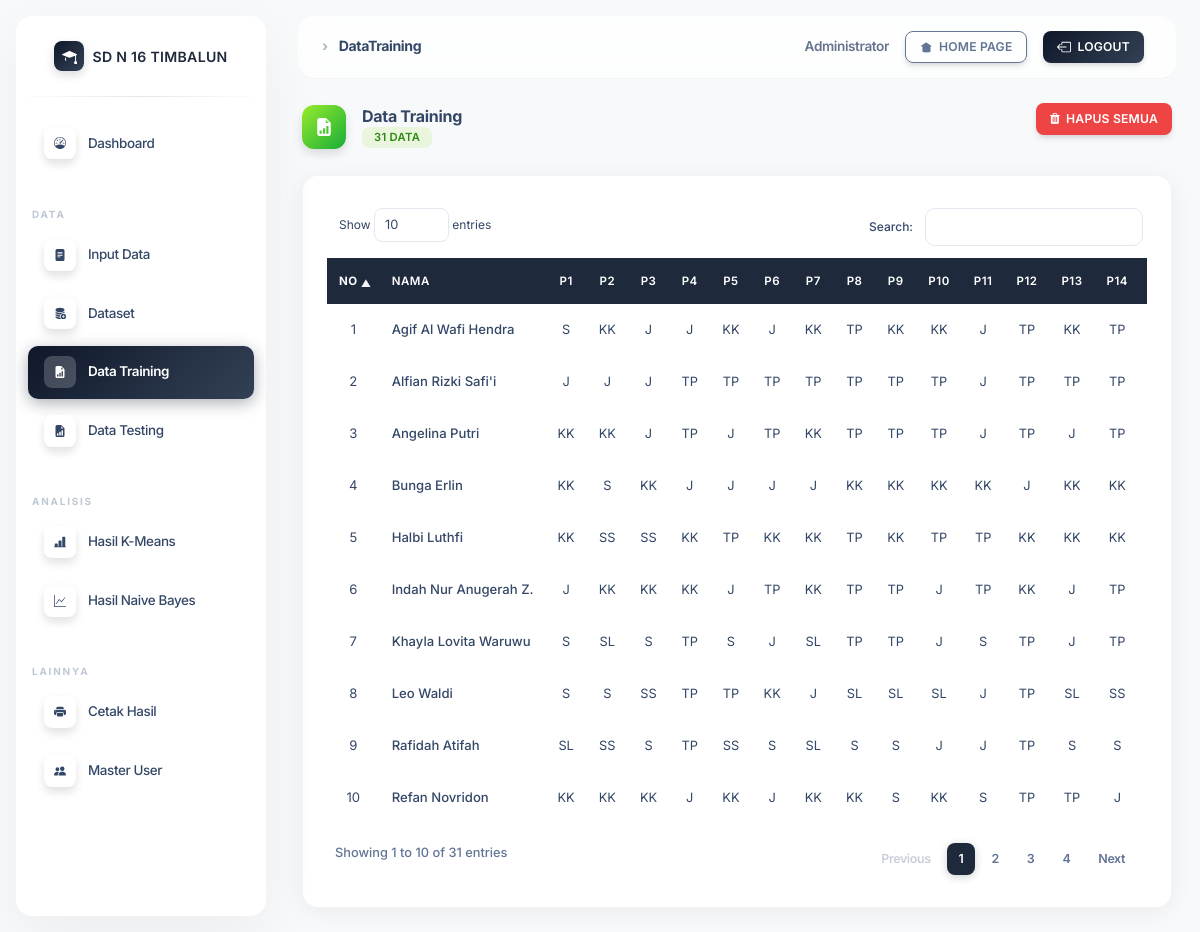
Page /portal/media.php?module=dataTraining (signed in) on the committed database.
### tables this page shows
CREATE TABLE IF NOT EXISTS `dataset_training` (
  `id` int(11) NOT NULL AUTO_INCREMENT,
  `nama` varchar(100) NOT NULL,
  `p1` varchar(20) NOT NULL,
  `p2` varchar(20) NOT NULL,
  `p3` varchar(20) NOT NULL,
  `p4` varchar(20) NOT NULL,
  `p5` varchar(20) NOT NULL,
  `p6` varchar(20) NOT NULL,
  `p7` varchar(20) NOT NULL,
  `p8` varchar(20) NOT NULL,
  `p9` varchar(20) NOT NULL,
  `p10` varchar(20) NOT NULL,
  `p11` varchar(20) NOT NULL,
  `p12` varchar(20) NOT NULL,
  `p13` varchar(20) NOT NULL,
  `p14` varchar(20) NOT NULL,
  `p15` varchar(20) NOT NULL,
  `p16` varchar(20) NOT NULL,
  `p17` varchar(20) NOT NULL,
  `p18` varchar(20) NOT NULL,
  `p19` varchar(20) NOT NULL,
  `p20` varchar(20) NOT NULL,
  `jenisData` enum('training','testing') NOT NULL,
  PRIMARY KEY (`id`)
);

### portal/config/assets.php (called while the page is built, shortened)
<?php
$css = array(
	'assets/css/bootstrap.min.css',
	'assets/css/inter.css',
	'assets/css/animate.css',
	'assets/css/chartist.css',
	'assets/css/datatables.css',
	'assets/css/flag-icon.css',
	'assets/css/feather-icon.css',
	'assets/css/flaticon.css',
	'assets/css/fontawesome.css',
	'assets/css/icofont.css',
	'assets/css/nucleo-icons.css',
	'assets/css/nucleo-svg.css',
	'assets/css/owl.carousel.css',
	'assets/css/soft-ui-dashboard.min3447.css?v=1.0.5',
	'assets/css/themify.css',
	'assets/css/style.css',
);
$breadcrumb = array();
$breadcrumb[] = ['text' => '<i class="fa fa-home"></i>', 'link' => '?'];
$breadcrumb[] = isset($_GET['module']) ? ['text' => ucwords(str_replace("_", " ", $_GET['module'])), 'link' => '?module=' . $_GET['module']] : ['text' => "Dashboard", 'link' => '?'];

### portal/config/function.php (called while the page is built, shortened)
<?php
function jawabanSingkat(string $v): string
{
	$x = strtolower(trim($v));
	$x = str_replace(['_', '-'], ' ', $x);
	$x = preg_replace('/\s+/', ' ', $x);
	return match ($x) {
		'tidak pernah'   => 'TP',
		'jarang'         => 'J',
		'kadang kadang', 'kadang-kadang' => 'KK',
		'sering'         => 'S',
		'sangat sering'  => 'SS',
		'selalu'         => 'SL',
		default => $v,
	};
}

### portal/module/dataTraining/index.php (the view, shortened to what this page needs)
<div class="row">
    <div class="col-sm-12">
        <?php
        include_once __DIR__ . '/../../config/aksi.php';
        $query = mysqli_query($conn, "SELECT * FROM dataset_training WHERE jenisData='training'");
        $totalRows = mysqli_num_rows($query);
        ?>
        <div class="d-flex flex-column flex-md-row align-items-start align-items-md-center justify-content-between mb-4">
            <div class="d-flex align-items-center mb-2 mb-md-0">
                <div class="icon icon-shape icon-gradient-success shadow text-center border-radius-md d-inline-flex align-items-center justify-content-center me-3" style="width:48px;height:48px;">
                </div>
                <div>
                    <h5 class="mb-0" style="font-weight:700;">Data Training</h5>
                    <p class="mb-0" style="font-size:0.78rem;color:#627594;">
                        <span class="badge" style="background:rgba(130,214,22,0.12);color:#2d8a0e;font-size:0.7rem;"><?= $totalRows ?> data</span>
                    </p>
                </div>
            </div>
            <form method="post" action="" class="form-hapus-semua">
                <button type="submit" class="btn btn-danger btn-sm" style="border-radius:10px;">
                    <i class="fa fa-trash me-1"></i>Hapus Semua
                </button>
            </form>
        </div>
        <div class="col-sm-12">
            <div class="card">
                <div class="card-body">
                    <div class="table-responsive p-0">
                        <table class="table table-hover align-middle" id="datatablesDataset">
                            <thead class="table-dark">
                                <tr>
                                    <th scope="col" class="text-center" style="width:50px;">No</th>
                                    <th scope="col">Nama</th>
                                    <?php for ($i = 1; $i <= 20; $i++): ?>
                                        <th scope="col" class="text-center">P<?= $i ?></th>
                                    <?php endfor; ?>
                                </tr>
                            </thead>
                            <tbody>
                                <?php if ($totalRows > 0): ?>
                                    <?php $no = 1; ?>
                                    <?php while ($data = mysqli_fetch_assoc($query)): ?>
                                        <tr>
                                            <td class="text-center"><?= $no++ ?></td>
                                            <td style="font-weight:500;"><?= htmlspecialchars($data['nama'] ?? '', ENT_QUOTES, 'UTF-8') ?></td>
                                            <?php for ($i = 1; $i <= 20; $i++):
                                                $col = "p{$i}";
                                            ?>
                                                <td class="text-center" style="font-size:0.8rem;"><?= htmlspecialchars(jawabanSingkat($data[$col] ?? ''), ENT_QUOTES, 'UTF-8') ?></td>
                                            <?php endfor; ?>
                                        </tr>
                                    <?php endwhile; ?>
                                <?php endif; ?>
                            </tbody>
                        </table>
                    </div>
                </div>
            </div>
        </div>

### portal/media.php (shortened to what this page needs)
<?php
include 'config/assets.php';
include 'config/function.php';
?>
<!DOCTYPE html>
<html lang="en">
<head>
  <?php include 'layout/head.php'; ?>
</head>
<body class="g-sidenav-show  bg-gray-100">
  <?php include 'layout/nav.php'; ?>
  <main id="mainContent" class="main-content position-relative max-height-vh-100 h-100 border-radius-lg ">
    <?php include 'layout/header.php'; ?>
    <div class="container-fluid py-4">
      <?php
      $page = isset($_GET['module']) ? $_GET['module'] : 'dashboard';
      $act = isset($_GET['act']) ? '/' . $_GET['act'] . '.php' : '/index.php';
      $target = 'module/' . $page . $act;
      if (!file_exists($target)) {
        echo "<div class='alert alert-danger'>Halaman tidak ditemukan: $target</div>";
      } else {
        include $target;
      }
      ?>
    </div>
    </div>
    </div>
  </main>
</body>
</html>

### portal/layout/head.php (shortened to what this page needs)
<?php
foreach ($css as $key => $value) {
?>
  <link href="<?= $value ?>" rel="stylesheet" />
<?php
}
?>

### portal/layout/nav.php (shortened to what this page needs)
<aside class="sidenav navbar navbar-vertical navbar-expand-xs border-0 border-radius-xl my-3 fixed-start ms-3 " id="sidenav-main">
  <div class="sidenav-header" style="display: flex; align-items: center; justify-content: center; height: 80px;">
    <a class="navbar-brand m-0 d-flex align-items-center justify-content-center gap-2" href="?" style="padding: 0 !important; margin: 0 !important; display: flex; align-items: center; justify-content: center;">
      <div style="width: 30px; height: 30px; border-radius: 8px; background: var(--gradient-primary, linear-gradient(135deg, #0f172a, #334155)); display: flex; align-items: center; justify-content: center; color: #fff; flex-shrink: 0; box-shadow: 0 4px 10px rgba(15,23,42,0.15);">
      </div>
      <span class="font-weight-bold" style="font-size:0.88rem;letter-spacing:0.3px;text-transform:uppercase;color:var(--fadel-primary, #0f172a); line-height: 1; display: inline-block; padding-top: 2px;"><?php echo "SD N 16 Timbalun" ?></span>
    </a>
  </div>
  <hr class="horizontal dark mt-0">
  <ul class="navbar-nav">
    <?php if (($_SESSION['level'] ?? 'user') === 'admin'): ?>
      <li class="nav-item">
        <a class="nav-link <?php echo !isset($_GET['module']) ? 'active' : '' ?> " href="?">
          <div class="icon icon-shape icon-sm shadow border-radius-md bg-white text-center me-2 d-flex align-items-center justify-content-center">
          </div>
          <span class="nav-link-text ms-1">Dashboard</span>
        </a>
      </li>
      <li class="nav-item mt-3">
        <h6 class="ps-4 ms-2 text-uppercase text-xs font-weight-bolder opacity-6">Data</h6>
      </li>
      <li class="nav-item">
        <a class="nav-link <?php echo ($_GET['module'] ?? '') == 'inputData' ? 'active' : '' ?> " href="?module=inputData">
          <div class="icon icon-shape icon-sm shadow border-radius-md bg-white text-center me-2 d-flex align-items-center justify-content-center">
          </div>
          <span class="nav-link-text ms-1">Input Data</span>
        </a>
      </li>
      <li class="nav-item">
        <a class="nav-link <?php echo ($_GET['module'] ?? '') == 'uploadDataset' ? 'active' : '' ?> " href="?module=uploadDataset">
          <div class="icon icon-shape icon-sm shadow border-radius-md bg-white text-center me-2 d-flex align-items-center justify-content-center">
          </div>
          <span class="nav-link-text ms-1">Dataset</span>
        </a>
      </li>
      <li class="nav-item">
        <a class="nav-link <?php echo ($_GET['module'] ?? '') == 'dataTraining' ? 'active' : '' ?> " href="?module=dataTraining">
          <div class="icon icon-shape icon-sm shadow border-radius-md bg-white text-center me-2 d-flex align-items-center justify-content-center">
          </div>
          <span class="nav-link-text ms-1">Data Training</span>
        </a>
      </li>
      <li class="nav-item">
        <a class="nav-link <?php echo ($_GET['module'] ?? '') == 'dataTesting' ? 'active' : '' ?> " href="?module=dataTesting">
          <div class="icon icon-shape icon-sm shadow border-radius-md bg-white text-center me-2 d-flex align-items-center justify-content-center">
          </div>
          <span class="nav-link-text ms-1">Data Testing</span>
        </a>
      </li>
      <li class="nav-item mt-3">
        <h6 class="ps-4 ms-2 text-uppercase text-xs font-weight-bolder opacity-6">Analisis</h6>
      </li>
      <li class="nav-item">
        <a class="nav-link <?php echo ($_GET['module'] ?? '') == 'hasil_tes' ? 'active' : '' ?> " href="?module=hasil_tes">
          <div class="icon icon-shape icon-sm shadow border-radius-md bg-white text-center me-2 d-flex align-items-center justify-content-center">
            <svg xmlns="http://www.w3.org/2000/svg" width="16" height="16" fill="currentColor" class="bi bi-bar-chart-line-fill" viewBox="0 0 16 16">
              <path d="M11 2a1 1 0 0 1 1-1h2a1 1 0 0 1 1 1v12h.5a.5.5 0 0 1 0 1H.5a.5.5 0 0 1 0-1H1v-3a1 1 0 0 1 1-1h2a1 1 0 0 1 1 1v3h1V7a1 1 0 0 1 1-1h2a1 1 0 0 1 1 1v7h1z" />
            </svg>
          </div>
          <span class="nav-link-text ms-1">Hasil K-Means</span>
        </a>
      </li>
      <li class="nav-item">
        <a class="nav-link <?php echo ($_GET['module'] ?? '') == 'hasil_tes_naive' ? 'active' : '' ?> " href="?module=hasil_tes_naive">
          <div class="icon icon-shape icon-sm shadow border-radius-md bg-white text-center me-2 d-flex align-items-center justify-content-center">
          </div>
          <span class="nav-link-text ms-1">Hasil Naive Bayes</span>
        </a>
      </li>
      <li class="nav-item mt-3">
        <h6 class="ps-4 ms-2 text-uppercase text-xs font-weight-bolder opacity-6">Lainnya</h6>
      </li>
      <li class="nav-item">
        <a class="nav-link <?php echo ($_GET['module'] ?? '') == 'print' ? 'active' : '' ?> " href="module/print/index.php">
          <div class="icon icon-shape icon-sm shadow border-radius-md bg-white text-center me-2 d-flex align-items-center justify-content-center">
          </div>
          <span class="nav-link-text ms-1">Cetak Hasil</span>
        </a>
      </li>
      <li class="nav-item">
        <a class="nav-link <?php echo ($_GET['module'] ?? '') == 'user' ? 'active' : '' ?> " href="?module=user">
          <div class="icon icon-shape icon-sm shadow border-radius-md bg-white text-center me-2 d-flex align-items-center justify-content-center">
          </div>
          <span class="nav-link-text ms-1">Master User</span>
        </a>
      </li>
    <?php endif; ?>
  </ul>
</aside>

### portal/layout/header.php (shortened to what this page needs)
<nav class="navbar navbar-main navbar-expand-lg px-0 mx-4 mt-3 shadow-none border-radius-xl" id="navbarBlur" navbar-scroll="true">
  <div class="container-fluid py-1 px-2 px-md-3">
    <nav aria-label="breadcrumb">
      <h6 class="font-weight-bolder mb-0">
        <?php
        foreach ($breadcrumb as $key => $bread) {
          $bc[] = '<a href="' . $bread['link'] . '" class="' . ($key == count($breadcrumb) - 1 ? 'text-dark' : 'text-secondary') . '" style="font-weight:700;">' . $bread['text'] . '</a>';
        }
        echo implode(" <span class='breadcrumb-separator' style='padding:0 8px;opacity:0.4;'>›</span> ", $bc);
        ?>
      </h6>
    </nav>
    <div class="collapse navbar-collapse mt-sm-0 mt-2 me-md-0 me-sm-4" id="navbar">
      <ul class="navbar-nav ms-auto d-flex align-items-center flex-row flex-md-row">
        <li class="nav-item d-none d-md-flex align-items-center pe-3">
          <a href="#" class="nav-link text-body font-weight-bold px-0" style="font-size:0.85rem; cursor: default;">
            <span class="d-sm-inline d-none"><?php echo htmlspecialchars($_SESSION['nama'] ?? '') ?></span>
          </a>
        </li>
        <li class="nav-item ms-auto ms-md-0 d-flex align-items-center pe-2">
          <a href="../index.php" class="btn btn-sm mb-0 me-2" style="border-radius:10px; border: 1.5px solid #627594; color: #627594; display:inline-flex; align-items:center; gap:6px; padding:5px 14px; font-weight:600; font-size:0.75rem; background:transparent;">
            <span>Home Page</span>
          </a>
        </li>
        <li class="nav-item ms-auto ms-md-0 d-flex align-items-center">
          <a class="btn btn-sm mb-0 me-0 me-md-3" onclick="logout()" style="border-radius:10px;background:var(--gradient-primary,linear-gradient(135deg,#0f172a,#334155));color:#fff;border:none;display:inline-flex;align-items:center;gap:6px;padding:6px 14px;">
            <span>Logout</span>
          </a>
        </li>
      </ul>
    </div>
  </div>
</nav>

### portal/assets/css/nucleo-svg.css (style rules this page uses)
.icon { display:inline-block;color:#111;height:1em;width:1em }
.icon-sm { height:.8em;width:.8em }
.icon { fill:currentColor;stroke:none }

### portal/assets/css/themify.css (style rules this page uses)
[class^="icon-"], [class*=" icon-"] { font-family: 'themify'; speak: none; font-style: normal; font-weight: normal; font-variant: normal; text-transform: none; line-height: 1; -webkit-font-smoothing: antialiased; -moz-osx-font-smoothing: grayscale; *margin-right: .3em; }
[class^="icon-"]:before, [class*=" icon-"]:before { text-decoration: inherit; display: inline-block; speak: none; }
a [class^="icon-"], a [class*=" icon-"] { display: inline; }

### portal/layout/head.php (style rules this page uses)
th { text-align: left; }

### rows in the picture
dataset_training: nama "Agif Al Wafi Hendra", p1 "S", p2 "KK", p3 "J", p4 "J", p5 "KK", p6 "J", p7 "KK", p8 "TP", p9 "KK", p10 "KK", p11 "J", p12 "TP", p13 "KK", p14 "TP"
dataset_training: nama "Alfian Rizki Safi'i", p1 "J", p2 "J", p3 "J", p4 "TP", p5 "TP", p6 "TP", p7 "TP", p8 "TP", p9 "TP", p10 "TP", p11 "J", p12 "TP", p13 "TP", p14 "TP"
dataset_training: nama "Angelina Putri", p1 "KK", p2 "KK", p3 "J", p4 "TP", p5 "J", p6 "TP", p7 "KK", p8 "TP", p9 "TP", p10 "TP", p11 "J", p12 "TP", p13 "J", p14 "TP"
dataset_training: nama "Bunga Erlin", p1 "KK", p2 "S", p3 "KK", p4 "J", p5 "J", p6 "J", p7 "J", p8 "KK", p9 "KK", p10 "KK", p11 "KK", p12 "J", p13 "KK", p14 "KK"
dataset_training: nama "Halbi Luthfi", p1 "KK", p2 "SS", p3 "SS", p4 "KK", p5 "TP", p6 "KK", p7 "KK", p8 "TP", p9 "KK", p10 "TP", p11 "TP", p12 "KK", p13 "KK", p14 "KK"
dataset_training: nama "Indah Nur Anugerah Z.", p1 "J", p2 "KK", p3 "KK", p4 "KK", p5 "J", p6 "TP", p7 "KK", p8 "TP", p9 "TP", p10 "J", p11 "TP", p12 "KK", p13 "J", p14 "TP"
dataset_training: nama "Khayla Lovita Waruwu", p1 "S", p2 "SL", p3 "S", p4 "TP", p5 "S", p6 "J", p7 "SL", p8 "TP", p9 "TP", p10 "J", p11 "S", p12 "TP", p13 "J", p14 "TP"
dataset_training: nama "Leo Waldi", p1 "S", p2 "S", p3 "SS", p4 "TP", p5 "TP", p6 "KK", p7 "J", p8 "SL", p9 "SL", p10 "SL", p11 "J", p12 "TP", p13 "SL", p14 "SS"
dataset_training: nama "Rafidah Atifah", p1 "SL", p2 "SS", p3 "S", p4 "TP", p5 "SS", p6 "S", p7 "SL", p8 "S", p9 "S", p10 "J", p11 "J", p12 "TP", p13 "S", p14 "S"
dataset_training: nama "Refan Novridon", p1 "KK", p2 "KK", p3 "KK", p4 "J", p5 "KK", p6 "J", p7 "KK", p8 "KK", p9 "S", p10 "KK", p11 "S", p12 "TP", p13 "TP", p14 "J"

### other values in the picture
$bread['text'] "DataTraining"
$_SESSION['nama'] "Administrator"
$totalRows "31"
